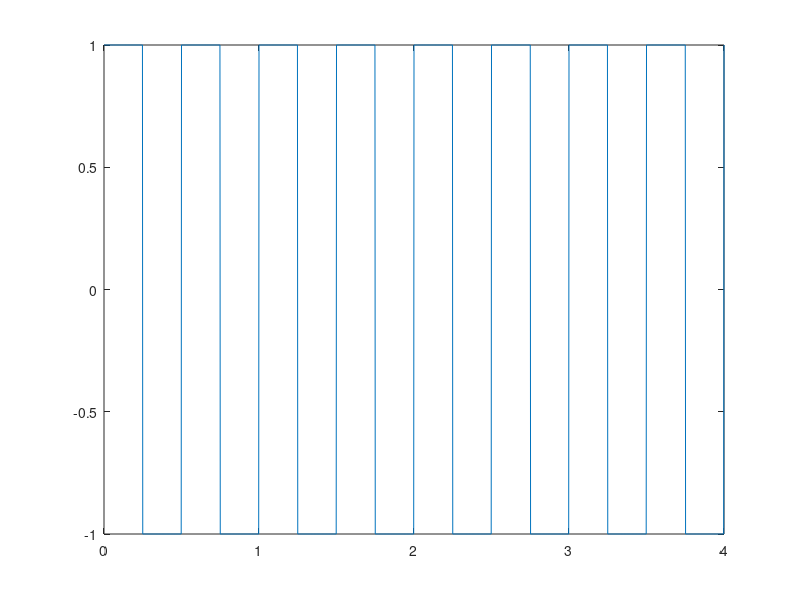
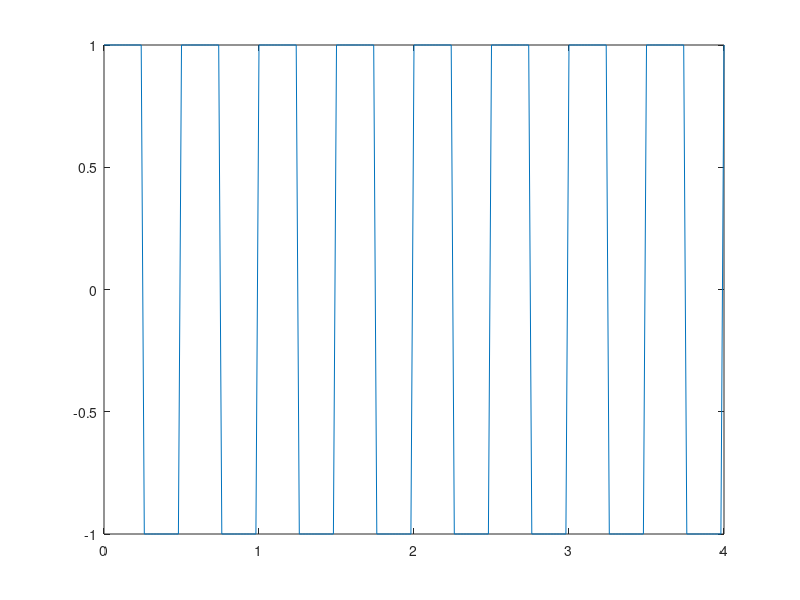
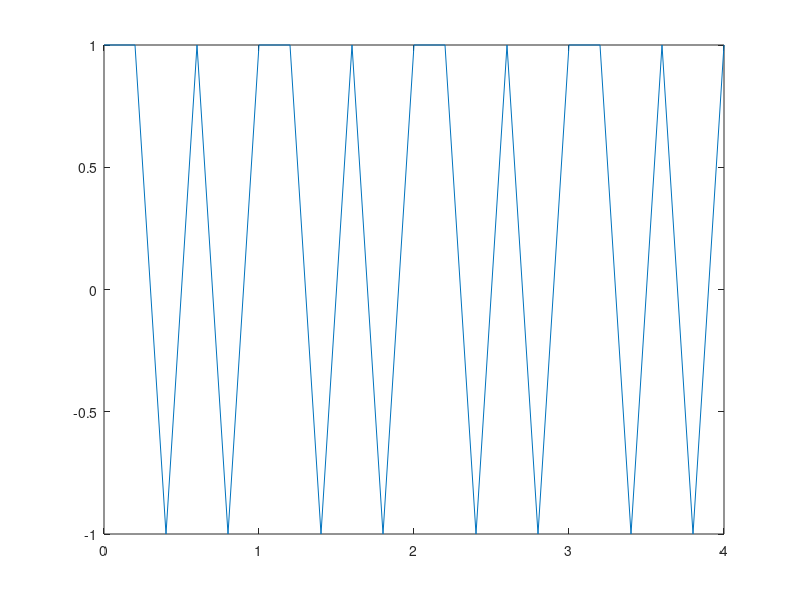

Source code (MATLAB) for these figures, in order:
F= 2; %frecventa = 2HZ -> perioada=0.5s -> durata nivel = 0.25s
duty = 50; % pentru a avea niveluri egale. durata unui nivel este perioada/2 = 0.25s

t1=0:0.002:4;
y1= square(2*pi*F*t1, duty);
figure(1),plot(t1,y1)

t2=0:0.02:4;
y2= square(2*pi*F*t2, duty);
figure(2),plot(t2,y2)

t3=0:0.2:4;
y3= square(2*pi*F*t3, duty);
figure(3),plot(t3,y3) %rezolutia temporara este prea mare -> semnal distorsionat